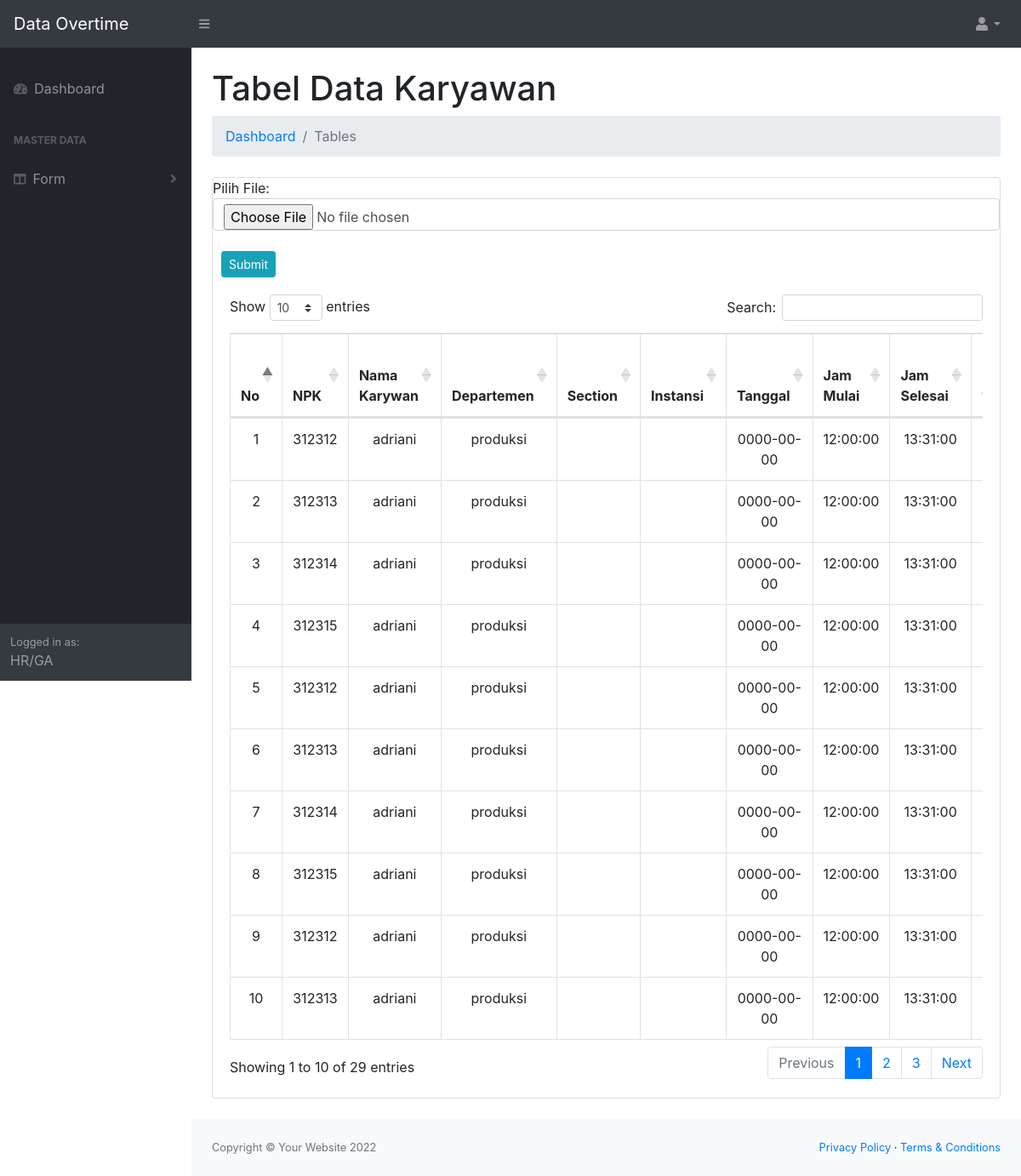
Screenshot of /tambahdata3.php with the database file from the repository.
### tables this page shows
CREATE TABLE `dataovt` (
  `id` int(11) NOT NULL,
  `npk` varchar(255) DEFAULT NULL,
  `nama` varchar(255) DEFAULT NULL,
  `dept` varchar(255) DEFAULT NULL,
  `tgl` date DEFAULT NULL,
  `jam_mulai` time DEFAULT NULL,
  `jam_selesai` time DEFAULT NULL,
  `m_istirahat_a` time DEFAULT NULL,
  `m_istirahat_b` time DEFAULT NULL,
  `s_istirahat_a` time DEFAULT NULL,
  `s_istirahat_b` time DEFAULT NULL,
  `jam_lembur` varchar(100) DEFAULT NULL,
  `hari_lk` varchar(255) DEFAULT NULL,
  `total_jam` varchar(255) DEFAULT NULL
);

### tambahdata3.php (the view, shortened to what this page needs)
<?php
include 'dbconnect.php';
?>
<!DOCTYPE html>
<html lang="en">
<head>
    <link href="css/styles.css" rel="stylesheet" />
    <link href="https://cdn.datatables.net/1.10.20/css/dataTables.bootstrap4.min.css" rel="stylesheet" />
</head>
<body class="sb-nav-fixed">
    <nav class="sb-topnav navbar navbar-expand navbar-dark bg-dark">
        <a class="navbar-brand" href="index3.html">Data Overtime</a>
        <button class="btn btn-link btn-sm order-1 order-lg-0" id="sidebarToggle" href="#"><i class="fas fa-bars"></i></button>
        <ul class="navbar-nav ml-auto ml-md-0">
            <li class="nav-item dropdown">
                <a class="nav-link dropdown-toggle" id="userDropdown" href="#" role="button" data-toggle="dropdown" aria-haspopup="true" aria-expanded="false"><i class="fas fa-user fa-fw"></i></a>
            </li>
        </ul>
    </nav>
    <div id="layoutSidenav">
        <div id="layoutSidenav_nav">
            <nav class="sb-sidenav accordion sb-sidenav-dark" id="sidenavAccordion">
                <div class="sb-sidenav-menu">
                    <div class="nav">
                        <br>
                        <a class="nav-link" href="index3.php">
                            <div class="sb-nav-link-icon"><i class="fas fa-tachometer-alt"></i></div>
                            Dashboard
                        </a>
                        <div class="sb-sidenav-menu-heading">Master Data</div>
                        <a class="nav-link collapsed" href="#" data-toggle="collapse" data-target="#collapseLayouts" aria-expanded="false" aria-controls="collapseLayouts">
                            <div class="sb-nav-link-icon"><i class="fas fa-columns"></i></div>
                            Form
                            <div class="sb-sidenav-collapse-arrow"><i class="fas fa-angle-down"></i></div>
                        </a>
                    </div>
                </div>
                <div class="sb-sidenav-footer">
                    <div class="small">Logged in as:</div>
                    HR/GA
                </div>
            </nav>
        </div>
        <div id="layoutSidenav_content">
            <main>
                <div class="container-fluid">
                    <h1 class="mt-4">Tabel Data Karyawan</h1>
                    <ol class="breadcrumb mb-4">
                        <li class="breadcrumb-item"><a href="index3.php">Dashboard</a></li>
                        <li class="breadcrumb-item active">Tables</li>
                    </ol>
                    <div class="card mb-4">
                        <form method="post" enctype="multipart/form-data" action="proses_upload3.php">
                            Pilih File:
                            <input class="form-control" name="fileexcel" type="file" required="required">
                            <br>
                            <button class="btn btn-sm btn-info" style="margin-left:10px;" type="submit">Submit</button>
                        </form>
                        <div class="card-body">
                            <div class="table-responsive">
                                <table class="table table-bordered" id="dataTable" width="100%" cellspacing="0">
                                    <thead>
                                        <tr>
                                            <th style="width: 1px;">No</th>
                                            <th>NPK</th>
                                            <th>Nama Karywan</th>
                                            <th>Departemen</th>
                                            <th>Section</th>
                                            <th>Instansi</th>
                                            <th>Tanggal</th>
                                            <th>Jam Mulai</th>
                                            <th>Jam Selesai</th>
                                            <th>Mulai Istirahat 1</th>
                                        </tr>
                                    </thead>
                                    <tbody>
                                        <?php
                                        $ovt = mysqli_query($conn,"SELECT * FROM dataovt order by nama ASC");
                                        $i = 1;
                                        while($o=mysqli_fetch_array($ovt)){
                                            $npk = $o['npk'];
                                            $nama = $o['nama'];
                                            $dept = $o['dept'];
                                            $section = $o['section'];
                                            $instansi = $o['instansi'];
                                            $tgl = $o['tgl'];
                                            $jam_mulai = $o['jam_mulai'];
                                            $jam_selesai = $o['jam_selesai'];
                                            $m_istirahat_a = $o['m_istirahat_a'];
                                            ?>
                                            <tr>
                                                <td><?=$i++;?></td>
                                                <td><?=$npk;?></td>
                                                <td><?=$nama;?></td>
                                                <td><?=$dept;?></td>
                                                <td><?=$section;?></td>
                                                <td><?=$instansi;?></td>
                                                <td><?=$tgl;?></td>
                                                <td><?=$jam_mulai;?></td>
                                                <td><?=$jam_selesai;?></td>
                                                <td><?=$m_istirahat_a;?></td>
                                                <?php
                                            };
                                            ?>
                                        </tbody>
                                    </table>
                                </div>
                            </div>
                        </div>
                    </div>
                </main>
                <footer class="py-4 bg-light mt-auto">
                    <div class="container-fluid">
                        <div class="d-flex align-items-center justify-content-between small">
                            <div class="text-muted">Copyright &copy; Your Website 2022</div>
                            <div>
                                <a href="#">Privacy Policy</a>
                                &middot;
                                <a href="#">Terms &amp; Conditions</a>
                            </div>
                        </div>
                    </div>
                </footer>
            </div>
        </div>
    </body>
    </html>

### tambahdata3.php (style rules this page uses)
table, td, th { border: 1px solid black; }
table { border-collapse: collapse; width: 100%; }
td, tr { text-align: center; }

### rows the page displays
dataovt: npk "312312", nama "adriani", dept "produksi", tgl "0000-00-00", jam_mulai "12:00:00", jam_selesai "13:31:00"
dataovt: npk "312313", nama "adriani", dept "produksi", tgl "0000-00-00", jam_mulai "12:00:00", jam_selesai "13:31:00"
dataovt: npk "312314", nama "adriani", dept "produksi", tgl "0000-00-00", jam_mulai "12:00:00", jam_selesai "13:31:00"
dataovt: npk "312315", nama "adriani", dept "produksi", tgl "0000-00-00", jam_mulai "12:00:00", jam_selesai "13:31:00"
dataovt: npk "312312", nama "adriani", dept "produksi", tgl "0000-00-00", jam_mulai "12:00:00", jam_selesai "13:31:00"
dataovt: npk "312313", nama "adriani", dept "produksi", tgl "0000-00-00", jam_mulai "12:00:00", jam_selesai "13:31:00"
dataovt: npk "312314", nama "adriani", dept "produksi", tgl "0000-00-00", jam_mulai "12:00:00", jam_selesai "13:31:00"
dataovt: npk "312315", nama "adriani", dept "produksi", tgl "0000-00-00", jam_mulai "12:00:00", jam_selesai "13:31:00"
dataovt: npk "312312", nama "adriani", dept "produksi", tgl "0000-00-00", jam_mulai "12:00:00", jam_selesai "13:31:00"
dataovt: npk "312313", nama "adriani", dept "produksi", tgl "0000-00-00", jam_mulai "12:00:00", jam_selesai "13:31:00"
